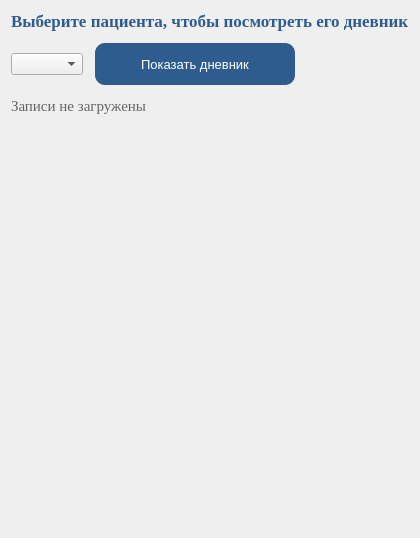
                                    <widget class="QWidget" name="diariesPage">
                                        <layout class="QVBoxLayout" name="diariesPageLayout">
                                            <property name="spacing">
                                                <number>12</number>
                                            </property>

                                            <item>
                                                <widget class="QLabel">
                                                    <property name="font">
                                                        <font>
                                                            <family>Times New Roman</family>
                                                            <pointsize>13</pointsize>
                                                            <bold>true</bold>
                                                        </font>
                                                    </property>
                                                    <property name="styleSheet">
                                                        <string notr="true">color: #2F5C8F;</string>
                                                    </property>
                                                    <property name="text">
                                                        <string>Выберите пациента, чтобы посмотреть его дневник</string>
                                                    </property>
                                                </widget>
                                            </item>

                                            <item>
                                                <layout class="QHBoxLayout" name="diaryTopRow">
                                                    <property name="spacing">
                                                        <number>12</number>
                                                    </property>
                                                    <item>
                                                        <widget class="QComboBox" name="diaryPatientCombo">
                                                            <property name="minimumHeight">
                                                                <number>42</number>
                                                            </property>
                                                            <property name="minimumWidth">
                                                                <number>320</number>
                                                            </property>
                                                        </widget>
                                                    </item>
                                                    <item>
                                                        <widget class="QPushButton" name="viewDiaryBtn">
                                                            <property name="minimumSize">
                                                                <size>
                                                                    <width>200</width>
                                                                    <height>42</height>
                                                                </size>
                                                            </property>
                                                            <property name="styleSheet">
                                                                <string notr="true">QPushButton { background-color:
                                                                    #2F5C8F; color: #FFFFFF; border: none;
                                                                    border-radius: 10px; font-family: "Times New Roman";
                                                                    font-size: 13px; }
                                                                    QPushButton:hover { background-color: #1E4470; }
                                                                </string>
                                                            </property>
                                                            <property name="text">
                                                                <string>Показать дневник</string>
                                                            </property>
                                                        </widget>
                                                    </item>
                                                    <item>
                                                        <spacer name="diaryTopSpacer">
                                                            <property name="orientation">
                                                                <enum>Qt::Horizontal</enum>
                                                            </property>
                                                            <property name="sizeHint" stdset="0">
                                                                <size>
                                                                    <width>40</width>
                                                                    <height>20</height>
                                                                </size>
                                                            </property>
                                                        </spacer>
                                                    </item>
                                                </layout>
                                            </item>

                                            <item>
                                                <widget class="QLabel" name="diarySummaryLabel">
                                                    <property name="font">
                                                        <font>
                                                            <family>Times New Roman</family>
                                                            <pointsize>11</pointsize>
                                                        </font>
                                                    </property>
                                                    <property name="styleSheet">
                                                        <string notr="true">color: #666666;</string>
                                                    </property>
                                                    <property name="text">
                                                        <string>Записи не загружены</string>
                                                    </property>
                                                </widget>
                                            </item>

                                            <item>
                                                <widget class="QWidget" name="diaryListWidget">
                                                    <property name="minimumSize">
                                                        <size>
                                                            <width>0</width>
                                                            <height>400</height>
                                                        </size>
                                                    </property>
                                                    <property name="sizePolicy">
                                                        <sizepolicy hsizetype="Expanding" vsizetype="Expanding">
                                                            <horstretch>0</horstretch>
                                                            <verstretch>1</verstretch>
                                                        </sizepolicy>
                                                    </property>
                                                    <property name="styleSheet">
                                                        <string notr="true">background: transparent;</string>
                                                    </property>
                                                    <layout class="QVBoxLayout" name="diaryListLayout">
                                                        <property name="leftMargin">
                                                            <number>0</number>
                                                        </property>
                                                        <property name="topMargin">
                                                            <number>0</number>
                                                        </property>
                                                        <property name="rightMargin">
                                                            <number>0</number>
                                                        </property>
                                                        <property name="bottomMargin">
                                                            <number>0</number>
                                                        </property>
                                                        <property name="spacing">
                                                            <number>12</number>
                                                        </property>
                                                    </layout>
                                                </widget>
                                            </item>
                                        </layout>
                                    </widget>
